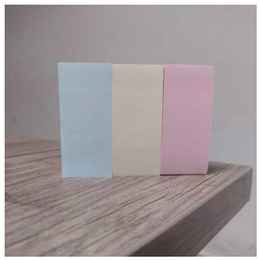
%> input picture codes/state of art methods/paper.PNG, 260 x 260 px, shrunk from 391 x 391 before the run
$ octave henonmain.m   (GNU Octave 9; MATLAB toolbox functions it lacks are replaced by stand-ins)
%> lines starting %> are read from the running program, lines starting %| are printed output that depends on the picture
### codes/state of art methods/generate_henon_map.m
function henon_seq = generate_henon_map(a, b, x0, y0, N)
%GENERATE_HENON_MAP Generates a Henon chaotic sequence
%
% Inputs:
%   a, b  - Henon map parameters (e.g., a=1.4, b=0.3)
%   x0    - initial x value (0 < x0 < 1)
%   y0    - initial y value (0 < y0 < 1)
%   N     - length of the sequence (number of pixels)
%
% Output:
%   henon_seq - normalized chaotic sequence (uint8, range 0-255)

    x = zeros(1, N);
    y = zeros(1, N);

    x(1) = x0;
    y(1) = y0;

    for i = 2:N
        x(i) = 1 - a * x(i-1)^2 + y(i-1);
        y(i) = b * x(i-1);
    end

    % Normalize to [0, 255] as uint8
    henon_seq = uint8(255 * mat2gray(x));

end

### codes/state of art methods/confusion_stage.m
function confused_img = confusion_stage(img, chaotic_seq)
%CONFUSION_STAGE Scrambles an image based on a chaotic sequence
%
% Inputs:
%   img         - Input image (RGB)
%   chaotic_seq - Chaotic sequence (length = numel(img))
%
% Output:
%   confused_img - Pixel-permuted (confused) image

    [R, C, CH] = size(img);
    N = R * C * CH;

    img_vec = img(:);
    K1 = double(chaotic_seq(:));

    % Sort chaotic sequence to get permutation indices
    [~, perm_index] = sort(K1);

    % Apply permutation
    confused_vec = img_vec(perm_index);

    % Reshape back to image
    confused_img = reshape(confused_vec, [R C CH]);
end

### codes/state of art methods/diffusion_stage.m
function diffused_img = diffusion_stage(confused_img, chaotic_seq)
%DIFFUSION_STAGE Performs XOR-based diffusion on a confused image
%
% Inputs:
%   confused_img - Image after confusion
%   chaotic_seq  - Chaotic sequence (length = numel(confused_img))
%
% Output:
%   diffused_img - Encrypted image after diffusion

    [R, C, CH] = size(confused_img);
    N = R * C * CH;

    confused_vec = confused_img(:);
    K2 = chaotic_seq(:);

    diff_vec = zeros(N,1,'uint8');

    % Initialization vector
    IV = uint8(mod(sum(K2), 256));

    % First pixel
    diff_vec(1) = bitxor(confused_vec(1), bitxor(K2(1), IV));

    % Remaining pixels
    for i = 2:N
        diff_vec(i) = bitxor(confused_vec(i), bitxor(K2(i), diff_vec(i-1)));
    end

    % Reshape back to image
    diffused_img = reshape(diff_vec, [R C CH]);
end

### codes/state of art methods/plot_hist.m
function plot_hist(img, titleStr)

    figure('Position',[200 200 1200 400]);   % wide figure for 3 subplots

    chanColors = {'r','g','b'};              % plot colors
    chanNames  = {'Red','Green','Blue'};     % titles

    for i = 1:3
        subplot(1,3,i);

        [counts, bins] = imhist(img(:,:,i));

        h = stem(bins, counts, 'LineWidth', 1.1, 'Color', chanColors{i});
        set(h, 'Marker', 'none');       % <-- removes round circles

        title([titleStr ' - ' chanNames{i}]);
        xlabel('Pixel value');
        ylabel('Count');

        axis tight;
        ylim([0 max(counts)*1.1]);      % avoid cutoff
        grid on;
    end
end

### codes/state of art methods/chi_square_hist.m
function chi2vals = chi_square_hist(img, method_name)
    % img: input RGB image (uint8)
    % method_name: string specifying the encryption method (e.g., 'Lorenz–Rossler')
    % chi2vals: 1x3 array containing chi-square values for R, G, B channels

    if nargin < 2
        method_name = 'Image'; % default name if not provided
    end

    chi2vals = zeros(1,3);  % preallocate

    for ch = 1:3
        channel_data = img(:,:,ch);
        channel_data = channel_data(:);       % flatten
        N = numel(channel_data);              % total number of pixels
        counts = histcounts(channel_data, 0:256); % histogram counts
        E = N / 256;                          % expected count per bin
        chi2vals(ch) = sum((counts - E).^2 / E); % chi-square formula
    end

    % Display results
    fprintf('Chi-Square Values (%s):\n', method_name);
    fprintf('Red Channel   : %.4f\n', chi2vals(1));
    fprintf('Green Channel : %.4f\n', chi2vals(2));
    fprintf('Blue Channel  : %.4f\n', chi2vals(3));
end

### codes/state of art methods/reverse_diffusion.m
function decrypted_img = reverse_diffusion(encrypted_img, chaotic_seq)
%REVERSE_DIFFUSION Reverses the XOR-based diffusion of an image
%
% Usage:
%   decrypted_img = reverse_diffusion(encrypted_img, chaotic_seq)
%
% Inputs:
%   encrypted_img - Encrypted image after diffusion (RGB)
%   chaotic_seq   - Chaotic sequence used for diffusion (vector)
%
% Output:
%   decrypted_img - Image after reversing diffusion
%
% Description:
%   This function undoes the XOR-based diffusion operation performed
%   during encryption using the same chaotic sequence. The first pixel
%   uses an initialization vector (IV), and subsequent pixels are
%   recovered iteratively using the XOR relationship.

    [R,C,CH] = size(encrypted_img);
    N = R * C * CH;

    % Flatten image and chaotic key
    enc_vec = encrypted_img(:);
    K2 = chaotic_seq(:);

    % Compute initialization vector
    IV = uint8(mod(sum(K2), 256));

    % Preallocate reverse diffusion vector
    rev_diff = zeros(N,1,'uint8');

    % Reverse diffusion: first pixel
    rev_diff(1) = bitxor(enc_vec(1), bitxor(K2(1), IV));

    % Remaining pixels
    for i = 2:N
        rev_diff(i) = bitxor(enc_vec(i), bitxor(K2(i), enc_vec(i-1)));
    end

    % Reshape to image
    decrypted_img = reshape(rev_diff, [R, C, CH]);
end

### codes/state of art methods/correlation_analysis.m
function correlation_analysis(img, mainTitle)

    % Convert to double
    img = double(img);

    % Extract RGB channels
    R = img(:,:,1);
    G = img(:,:,2);
    B = img(:,:,3);

    figure('Position',[100 100 1400 900]);

    channels = {R, G, B};
    chanNames = {'Red', 'Green', 'Blue'};
    plotIndex = 1;

    % Store correlation values → (3x3 matrix)
    % Rows:   Red, Green, Blue
    % Cols:   Horizontal, Vertical, Diagonal
    results = zeros(3,3);

    for c = 1:3
        channel = channels{c};

        % ---------- HORIZONTAL ----------
        x = channel(:,1:end-1);
        y = channel(:,2:end);
        xh = x(:); yh = y(:);

        subplot(3,3,plotIndex);
        scatter(xh(1:5000), yh(1:5000), 5, chanNames{c}, 'filled');
        title([chanNames{c} ' - Horizontal']);
        xlabel('Pixel(i,j)'), ylabel('Pixel(i,j+1)');
        plotIndex = plotIndex + 1;

        corr_h = corrcoef(xh, yh);
        results(c,1) = corr_h(1,2);


        % ---------- VERTICAL ----------
        x = channel(1:end-1,:);
        y = channel(2:end,:);
        xv = x(:); yv = y(:);

        subplot(3,3,plotIndex);
        scatter(xv(1:5000), yv(1:5000), 5, chanNames{c}, 'filled');
        title([chanNames{c} ' - Vertical']);
        xlabel('Pixel(i,j)'), ylabel('Pixel(i+1,j)');
        plotIndex = plotIndex + 1;

        corr_v = corrcoef(xv, yv);
        results(c,2) = corr_v(1,2);


        % ---------- DIAGONAL ----------
        x = channel(1:end-1,1:end-1);
        y = channel(2:end,2:end);
        xd = x(:); yd = y(:);

        subplot(3,3,plotIndex);
        scatter(xd(1:5000), yd(1:5000), 5, chanNames{c}, 'filled');
        title([chanNames{c} ' - Diagonal']);
        xlabel('Pixel(i,j)'), ylabel('Pixel(i+1,j+1)');
        plotIndex = plotIndex + 1;

        corr_d = corrcoef(xd, yd);
        results(c,3) = corr_d(1,2);
    end

    % Main figure title
    sgtitle(mainTitle, 'FontSize', 16, 'FontWeight', 'bold');

    % ==================== PRINT SUMMARY =====================
    fprintf('\n================= Correlation Summary: %s =================\n', mainTitle);
    fprintf('              Horizontal     Vertical       Diagonal\n');
    fprintf('---------------------------------------------------------------\n');

    fprintf('Red     :     %0.4f        %0.4f         %0.4f\n', ...
            results(1,1), results(1,2), results(1,3));

    fprintf('Green   :     %0.4f        %0.4f         %0.4f\n', ...
            results(2,1), results(2,2), results(2,3));

    fprintf('Blue    :     %0.4f        %0.4f         %0.4f\n', ...
            results(3,1), results(3,2), results(3,3));

    fprintf('===============================================================\n\n');

end

### codes/state of art methods/reverse_confusion.m
function decrypted_img = reverse_confusion(confused_img, chaotic_seq)
%REVERSE_CONFUSION Reverses the pixel permutation (confusion) of an image
%
% Usage:
%   decrypted_img = reverse_confusion(confused_img, chaotic_seq)
%
% Inputs:
%   confused_img  - Image after confusion (RGB)
%   chaotic_seq   - Chaotic sequence used for permutation (vector)
%
% Output:
%   decrypted_img - Image after reversing confusion
%
% Description:
%   This function restores the original pixel positions of an image that
%   has been scrambled using a chaotic sequence. The inverse permutation
%   is computed using the same chaotic sequence that was used during
%   encryption.

    [R,C,CH] = size(confused_img);
    N = R * C * CH;

    % Flatten chaotic sequence and compute permutation indices
    K1 = double(chaotic_seq(:));
    [~, perm_index] = sort(K1);

    % Apply inverse permutation
    dec_vec = zeros(N,1,'uint8');
    dec_vec(perm_index) = confused_img(:);

    % Reshape to image
    decrypted_img = reshape(dec_vec, [R, C, CH]);
end

### codes/state of art methods/henonmain.m
%% Chaotic Maps Image Encryption
clc; clear; close all;

%% HENON CHAOTIC MAP GENERATION
img =imread(' C:\Users\rimsha malik\Desktop\PhD NUST\computer vision\assignment 2\project\codes\state of art methods\paper.PNG');
%> img is the input picture: size 260x260x3 uint8; mean R, G, B 160.4, 151.8, 153.7
a = 1.4;
b = 0.3;
x0 = 0.9;
y0 = 0.5;

[R, C, CH] = size(img);
%> R = 260; C = 260; CH = 3
N = R*C*CH;
%> N = 202800


%% Encryption Process:
% Generate Henon chaotic sequence
henon_seq = generate_henon_map(a, b, x0, y0, N);


%% CONFUSION USING HENON
% Confusion
confused_henon = confusion_stage(img, henon_seq );
%> in confusion_stage, `confused_img = reshape(confused_vec, [R C CH]);`:
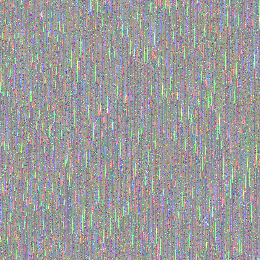
%> confused_img: size 260x260x3 uint8; mean R, G, B 155.4, 155.2, 155.4

%% DIFFUSION USING HENON
% Diffusion
encrypted_henon = diffusion_stage(confused_henon , henon_seq);
%> in diffusion_stage, `diffused_img = reshape(diff_vec, [R C CH]);`:
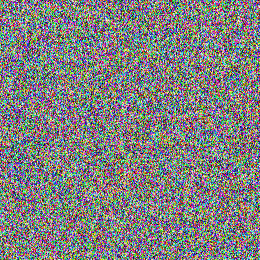
%> diffused_img: size 260x260x3 uint8; mean R, G, B 127.7, 127.4, 126.8
figure;
subplot(131), imshow(img), title('Original');
subplot(132), imshow(confused_henon), title('Confused Image (Henon)');
subplot(133), imshow(encrypted_henon), title('Encrypted Image (Henon)');

%% %% Histogram Analysis for Henon Map Encryption
fprintf('=== Henon Map Encryption Histogram Analysis ===\n');
plot_hist(img, 'Original Image');
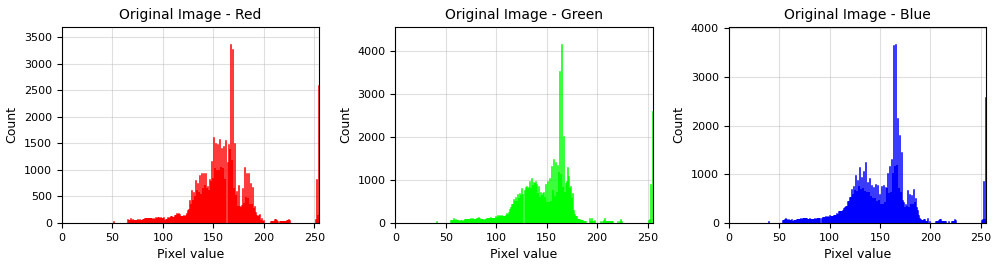
%> figure redrawn from the program's plot data, 3 panels; panel 1: highest point at x = 167, y = 3353; panel 2: highest point at x = 165, y = 4146; panel 3: highest point at x = 166, y = 3664
plot_hist(confused_henon, 'Confused Image (Henon)');
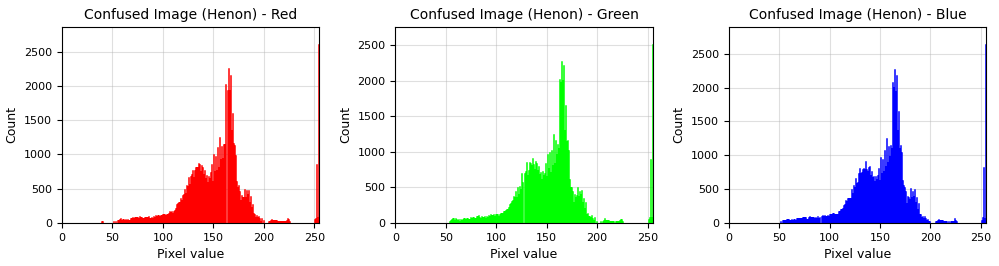
%> figure redrawn from the program's plot data, 3 panels; panel 1: highest point at x = 255, y = 2601; panel 2: highest point at x = 255, y = 2505; panel 3: highest point at x = 255, y = 2631
plot_hist(encrypted_henon, 'Encrypted Image (Henon)');
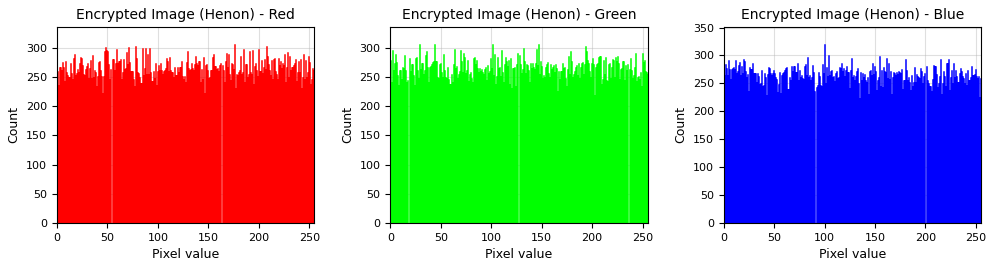
%> figure redrawn from the program's plot data, 3 panels; panel 1: highest point at x = 176, y = 305; panel 2: highest point at x = 29, y = 305; panel 3: highest point at x = 100, y = 319
chi_Image   = chi_square_hist(img, 'Original Image');
%> after the loop in chi_square_hist, `for ch = 1:3`: chi2vals = [232933.9 244648.2 226142.4]
%| Red Channel   : 232933.9493
%| Green Channel : 244648.2064
%| Blue Channel  : 226142.3527
%> chi_Image = [232933.9 244648.2 226142.4]
chi_henon    = chi_square_hist(encrypted_henon,  'Encrypted Image (Henon)');
%> the loop in chi_square_hist (call 2), `for ch = 1:3` made 3 passes
%> pass 1, in chi_square_hist (call 2), `channel_data = img(:,:,ch);`:
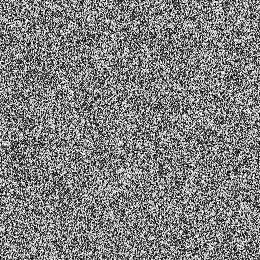
%> channel_data: size 260x260 uint8; min 0, max 255, mean 127.7
%> pass 3, in chi_square_hist (call 2), `channel_data = img(:,:,ch);`:
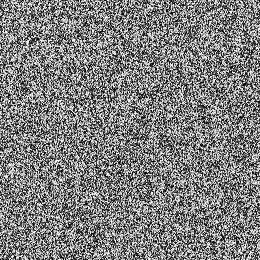
%> channel_data: size 260x260 uint8; min 0, max 255, mean 126.8
%> after the loop in chi_square_hist (call 2), `for ch = 1:3`: chi2vals = [254.6 252.8 215.5]
%| Red Channel   : 254.6253
%| Green Channel : 252.7546
%| Blue Channel  : 215.4982
%> chi_henon = [254.6 252.8 215.5]
%% Decryption process:
a = 1.4;
b = 0.3;
x0 = 0.9;
y0 = 0.5;


% Generate Henon chaotic sequence
henon_seq = generate_henon_map(a, b, x0, y0, N);
%%
% Step 1: Reverse diffusion
after_diffusion = reverse_diffusion(encrypted_henon, henon_seq );

% Step 2: Reverse confusion
decrypted_henon = reverse_confusion(after_diffusion, henon_seq );

% Display
figure;
subplot(131), imshow(encrypted_henon), title('Encrypted Image');
subplot(132), imshow(after_diffusion), title('After Reverse Diffusion');
subplot(133), imshow(decrypted_henon), title('Decrypted Image');

%% Correlation Analysis:
correlation_analysis(img, 'Original Image Correlation');
%> in correlation_analysis, `channels = {R, G, B};`: channels = 3 items
%> the loop in correlation_analysis, `for c = 1:3` made 3 passes
%> (corr_h, corr_v, corr_d) on passes 1 to 2: ([1 0.963; 0.963 1], [1 0.951; 0.951 1], [1 0.906; 0.906 1]), ([1 0.963; 0.963 1], [1 0.953; 0.953 1], [1 0.91; 0.91 1])
%> the run ends on the next line
